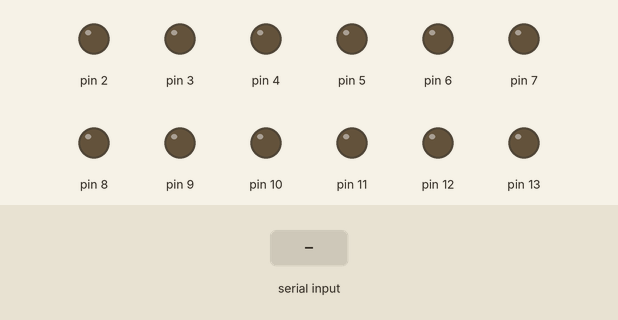
The sketch below on a simulated Arduino Uno, built with avr-gcc and run on an emulated ATmega328P. On the bench: output pins drawn as LEDs (lit = HIGH). The test bench sets the inputs (shaded band).

Above: at 1.2 s.
1.3 s: "E" received over Serial
At 2.5 s:
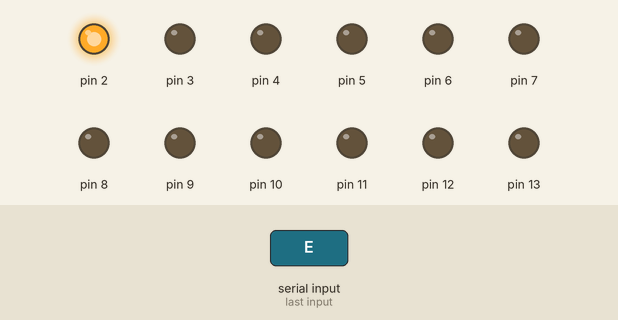
2.8 s: byte 65 ('A') received over Serial
At 3.6 s:
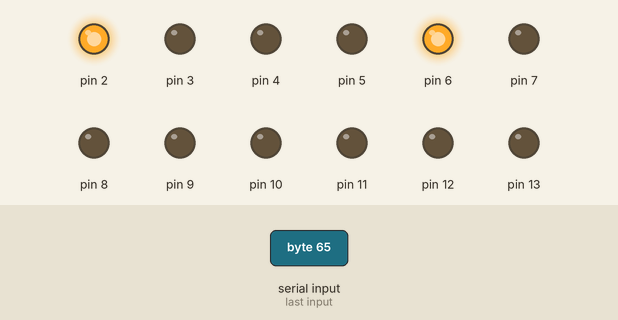
4.3 s: byte 68 ('D') received over Serial
At 4.8 s:
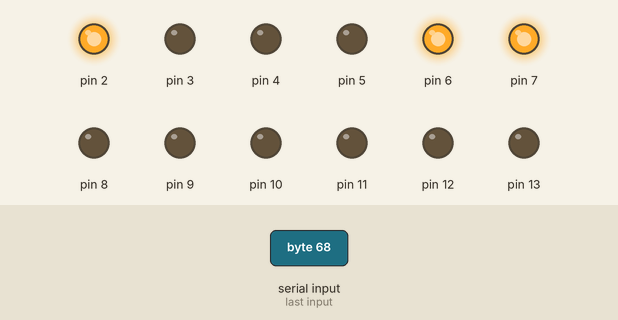
5.8 s: byte 83 ('S') received over Serial
At 7.0 s:
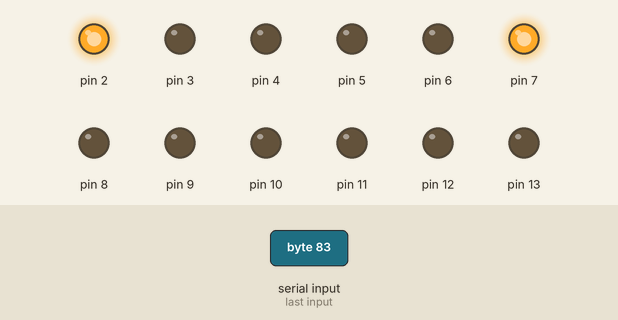
7.3 s: byte 71 ('G') received over Serial
At 8.3 s:
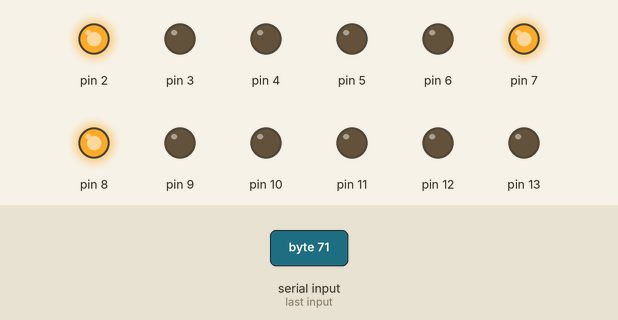
8.8 s: byte 70 ('F') received over Serial
At 9.4 s:
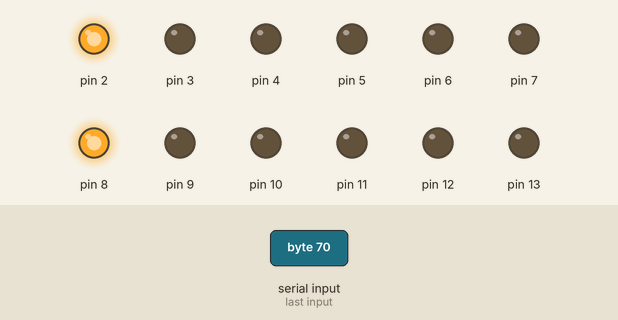
Timing chart, 0 to 11.3 s (numbered marks = the images above; inputs shaded):
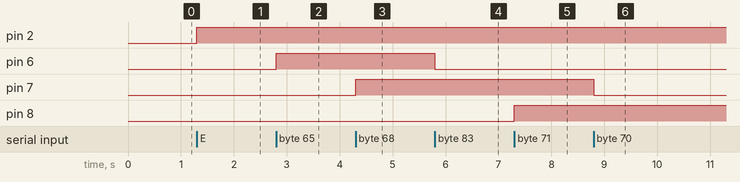

The sketch:

ArduinoCode.ino
```cpp
int incomingByte;
void setup() {
  Serial.begin(9600);
  pinMode(1, OUTPUT);
  pinMode(2, OUTPUT);
  pinMode(3, OUTPUT);
  pinMode(4, OUTPUT);
  pinMode(5, OUTPUT);
  pinMode(6, OUTPUT);
  pinMode(7, OUTPUT);
  pinMode(8, OUTPUT);
  pinMode(9, OUTPUT);
  pinMode(10, OUTPUT);
  pinMode(11, OUTPUT);
  pinMode(12, OUTPUT);
  pinMode(13, OUTPUT);
}

void loop() {
  if(Serial.available() > 0)
  {
    incomingByte = Serial.read();

    if(incomingByte == 'Q') {
      digitalWrite(1, HIGH);
    }
    if(incomingByte == 'W') {
      digitalWrite(1, LOW);
    }
    if(incomingByte == 'E') {
      digitalWrite(2, HIGH);
    }
    if(incomingByte == 'R') {
      digitalWrite(2, LOW);
    }
    if(incomingByte == 'T') {
      digitalWrite(3, HIGH);
    }
    if(incomingByte == 'Y') {
      digitalWrite(3, LOW);
    }
    if(incomingByte == 'U') {
      digitalWrite(4, HIGH);
    }
    if(incomingByte == 'I') {
      digitalWrite(4, LOW);
    }
    if(incomingByte == 'O') {
      digitalWrite(5, HIGH);
    }
    if(incomingByte == 'P') {
      digitalWrite(5, LOW);
    }
    if(incomingByte == 'A') {
      digitalWrite(6, HIGH);
    }
    if(incomingByte == 'S') {
      digitalWrite(6, LOW);
    }
    if(incomingByte == 'D') {
      digitalWrite(7, HIGH);
    }
    if(incomingByte == 'F') {
      digitalWrite(7, LOW);
    }if(incomingByte == 'G') {
      digitalWrite(8, HIGH);
    }
    if(incomingByte == 'H') {
      digitalWrite(8, LOW);
    }
    if(incomingByte == 'J') {
      digitalWrite(9, HIGH);
    }
    if(incomingByte == 'K') {
      digitalWrite(9, LOW);
    }
    if(incomingByte == 'L') {
      digitalWrite(10, HIGH);
    }
    if(incomingByte == 'Z') {
      digitalWrite(10, LOW);
    }
    if(incomingByte == 'X') {
      digitalWrite(11, HIGH);
    }
    if(incomingByte == 'C') {
      digitalWrite(11, LOW);
    }if(incomingByte == 'V') {
      digitalWrite(12, HIGH);
    }
    if(incomingByte == 'B') {
      digitalWrite(12, LOW);
    }
    if(incomingByte == 'N') {
      digitalWrite(13, HIGH);
    }
    if(incomingByte == 'M') {
      digitalWrite(13, LOW);
    }
  }
}
```

Measured:
- after the input at 1.3 s, pin 2: LOW → HIGH at once
- after the input at 2.8 s, pin 6: LOW → HIGH at once
- after the input at 4.3 s, pin 7: LOW → HIGH at once
- after the input at 5.8 s, pin 6: HIGH → LOW at once
- after the input at 7.3 s, pin 8: LOW → HIGH at once
- after the input at 8.8 s, pin 7: HIGH → LOW at once
